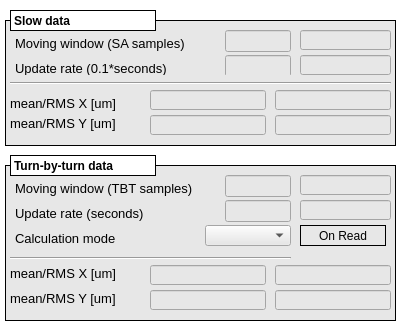
<?xml version="1.0" encoding="UTF-8"?>
<ui version="4.0">
 <class>MainWindow</class>
 <widget class="QMainWindow" name="MainWindow">
  <property name="geometry">
   <rect>
    <x>0</x>
    <y>0</y>
    <width>402</width>
    <height>329</height>
   </rect>
  </property>
  <property name="windowTitle">
   <string>Statistics</string>
  </property>
  <property name="styleSheet">
   <string notr="true">background-color: rgb(255, 255, 255);</string>
  </property>
  <property name="Title" stdset="0">
   <string>Statistics &gt;&gt; $(BPM)</string>
  </property>
  <widget class="QWidget" name="centralwidget">
   <widget class="caFrame" name="caframe_2">
    <property name="geometry">
     <rect>
      <x>5</x>
      <y>20</y>
      <width>391</width>
      <height>126</height>
     </rect>
    </property>
    <property name="styleSheet">
     <string notr="true">background-color: rgb(231, 231, 231);</string>
    </property>
    <property name="frameShape">
     <enum>QFrame::Box</enum>
    </property>
    <property name="frameShadow">
     <enum>QFrame::Plain</enum>
    </property>
    <property name="lineWidth">
     <number>1</number>
    </property>
    <property name="midLineWidth">
     <number>1</number>
    </property>
    <property name="background">
     <color>
      <red>0</red>
      <green>0</green>
      <blue>0</blue>
     </color>
    </property>
    <property name="backgroundMode">
     <enum>caFrame::Filled</enum>
    </property>
    <widget class="QLabel" name="label_24">
     <property name="geometry">
      <rect>
       <x>10</x>
       <y>15</y>
       <width>206</width>
       <height>16</height>
      </rect>
     </property>
     <property name="font">
      <font>
       <pointsize>10</pointsize>
      </font>
     </property>
     <property name="text">
      <string>Moving window (SA samples)</string>
     </property>
     <property name="alignment">
      <set>Qt::AlignLeading|Qt::AlignLeft|Qt::AlignVCenter</set>
     </property>
    </widget>
    <widget class="caTextEntry" name="catextentry">
     <property name="geometry">
      <rect>
       <x>220</x>
       <y>10</y>
       <width>66</width>
       <height>22</height>
      </rect>
     </property>
     <property name="alignment">
      <set>Qt::AlignRight|Qt::AlignTrailing|Qt::AlignVCenter</set>
     </property>
     <property name="channel" stdset="0">
      <string notr="true">$(BPM):stat:sa:window_sp</string>
     </property>
     <property name="foreground">
      <color>
       <red>170</red>
       <green>0</green>
       <blue>0</blue>
      </color>
     </property>
     <property name="background">
      <color>
       <red>255</red>
       <green>255</green>
       <blue>127</blue>
      </color>
     </property>
     <property name="colorMode">
      <enum>caLineEdit::Static</enum>
     </property>
    </widget>
    <widget class="QLabel" name="label_25">
     <property name="geometry">
      <rect>
       <x>10</x>
       <y>40</y>
       <width>206</width>
       <height>16</height>
      </rect>
     </property>
     <property name="font">
      <font>
       <pointsize>10</pointsize>
      </font>
     </property>
     <property name="text">
      <string>Update rate (0.1*seconds)</string>
     </property>
     <property name="alignment">
      <set>Qt::AlignLeading|Qt::AlignLeft|Qt::AlignVCenter</set>
     </property>
    </widget>
    <widget class="caTextEntry" name="catextentry_2">
     <property name="geometry">
      <rect>
       <x>220</x>
       <y>35</y>
       <width>66</width>
       <height>22</height>
      </rect>
     </property>
     <property name="alignment">
      <set>Qt::AlignRight|Qt::AlignTrailing|Qt::AlignVCenter</set>
     </property>
     <property name="channel" stdset="0">
      <string notr="true">$(BPM):stat:sa:step_sp</string>
     </property>
     <property name="foreground">
      <color>
       <red>170</red>
       <green>0</green>
       <blue>0</blue>
      </color>
     </property>
     <property name="background">
      <color>
       <red>255</red>
       <green>255</green>
       <blue>127</blue>
      </color>
     </property>
     <property name="colorMode">
      <enum>caLineEdit::Static</enum>
     </property>
    </widget>
    <widget class="Line" name="line">
     <property name="geometry">
      <rect>
       <x>5</x>
       <y>55</y>
       <width>381</width>
       <height>16</height>
      </rect>
     </property>
     <property name="orientation">
      <enum>Qt::Horizontal</enum>
     </property>
    </widget>
    <widget class="QLabel" name="label_21">
     <property name="geometry">
      <rect>
       <x>5</x>
       <y>75</y>
       <width>136</width>
       <height>16</height>
      </rect>
     </property>
     <property name="font">
      <font>
       <pointsize>10</pointsize>
      </font>
     </property>
     <property name="text">
      <string>mean/RMS X [um]</string>
     </property>
     <property name="alignment">
      <set>Qt::AlignLeading|Qt::AlignLeft|Qt::AlignVCenter</set>
     </property>
    </widget>
    <widget class="QLabel" name="label_26">
     <property name="geometry">
      <rect>
       <x>5</x>
       <y>95</y>
       <width>136</width>
       <height>16</height>
      </rect>
     </property>
     <property name="font">
      <font>
       <pointsize>10</pointsize>
      </font>
     </property>
     <property name="text">
      <string>mean/RMS Y [um]</string>
     </property>
     <property name="alignment">
      <set>Qt::AlignLeading|Qt::AlignLeft|Qt::AlignVCenter</set>
     </property>
    </widget>
    <widget class="caLineEdit" name="calineedit_15">
     <property name="geometry">
      <rect>
       <x>295</x>
       <y>10</y>
       <width>91</width>
       <height>20</height>
      </rect>
     </property>
     <property name="font">
      <font>
       <family>Sans Serif</family>
       <pointsize>10</pointsize>
      </font>
     </property>
     <property name="alignment">
      <set>Qt::AlignCenter</set>
     </property>
     <property name="readOnly">
      <bool>true</bool>
     </property>
     <property name="channel" stdset="0">
      <string notr="true">$(BPM):stat:sa:window_mon</string>
     </property>
     <property name="foreground">
      <color>
       <red>0</red>
       <green>0</green>
       <blue>0</blue>
      </color>
     </property>
     <property name="background">
      <color>
       <red>255</red>
       <green>255</green>
       <blue>255</blue>
      </color>
     </property>
     <property name="colorMode">
      <enum>caLineEdit::Static</enum>
     </property>
     <property name="frameLineWidth" stdset="0">
      <number>1</number>
     </property>
     <property name="fontScaleMode">
      <enum>caLineEdit::WidthAndHeight</enum>
     </property>
     <property name="unitsEnabled">
      <bool>true</bool>
     </property>
    </widget>
    <widget class="caLineEdit" name="calineedit_16">
     <property name="geometry">
      <rect>
       <x>295</x>
       <y>35</y>
       <width>91</width>
       <height>20</height>
      </rect>
     </property>
     <property name="font">
      <font>
       <family>Sans Serif</family>
       <pointsize>10</pointsize>
      </font>
     </property>
     <property name="alignment">
      <set>Qt::AlignCenter</set>
     </property>
     <property name="readOnly">
      <bool>true</bool>
     </property>
     <property name="channel" stdset="0">
      <string notr="true">$(BPM):stat:sa:step_mon</string>
     </property>
     <property name="foreground">
      <color>
       <red>0</red>
       <green>0</green>
       <blue>0</blue>
      </color>
     </property>
     <property name="background">
      <color>
       <red>255</red>
       <green>255</green>
       <blue>255</blue>
      </color>
     </property>
     <property name="colorMode">
      <enum>caLineEdit::Static</enum>
     </property>
     <property name="frameLineWidth" stdset="0">
      <number>1</number>
     </property>
     <property name="fontScaleMode">
      <enum>caLineEdit::WidthAndHeight</enum>
     </property>
     <property name="unitsEnabled">
      <bool>true</bool>
     </property>
    </widget>
    <widget class="caLineEdit" name="calineedit_22">
     <property name="geometry">
      <rect>
       <x>145</x>
       <y>95</y>
       <width>116</width>
       <height>20</height>
      </rect>
     </property>
     <property name="font">
      <font>
       <family>Sans Serif</family>
       <pointsize>10</pointsize>
      </font>
     </property>
     <property name="alignment">
      <set>Qt::AlignCenter</set>
     </property>
     <property name="readOnly">
      <bool>true</bool>
     </property>
     <property name="channel" stdset="0">
      <string notr="true">$(BPM):stat:sa:y_mean</string>
     </property>
     <property name="foreground">
      <color>
       <red>0</red>
       <green>0</green>
       <blue>0</blue>
      </color>
     </property>
     <property name="background">
      <color>
       <red>255</red>
       <green>255</green>
       <blue>255</blue>
      </color>
     </property>
     <property name="colorMode">
      <enum>caLineEdit::Static</enum>
     </property>
     <property name="frameLineWidth" stdset="0">
      <number>1</number>
     </property>
     <property name="fontScaleMode">
      <enum>caLineEdit::WidthAndHeight</enum>
     </property>
     <property name="unitsEnabled">
      <bool>true</bool>
     </property>
    </widget>
    <widget class="caLineEdit" name="calineedit_23">
     <property name="geometry">
      <rect>
       <x>270</x>
       <y>70</y>
       <width>116</width>
       <height>20</height>
      </rect>
     </property>
     <property name="font">
      <font>
       <family>Sans Serif</family>
       <pointsize>10</pointsize>
      </font>
     </property>
     <property name="alignment">
      <set>Qt::AlignCenter</set>
     </property>
     <property name="readOnly">
      <bool>true</bool>
     </property>
     <property name="channel" stdset="0">
      <string notr="true">$(BPM):stat:sa:x_std</string>
     </property>
     <property name="foreground">
      <color>
       <red>0</red>
       <green>0</green>
       <blue>0</blue>
      </color>
     </property>
     <property name="background">
      <color>
       <red>255</red>
       <green>255</green>
       <blue>255</blue>
      </color>
     </property>
     <property name="colorMode">
      <enum>caLineEdit::Static</enum>
     </property>
     <property name="frameLineWidth" stdset="0">
      <number>1</number>
     </property>
     <property name="fontScaleMode">
      <enum>caLineEdit::WidthAndHeight</enum>
     </property>
     <property name="unitsEnabled">
      <bool>true</bool>
     </property>
    </widget>
    <widget class="caLineEdit" name="calineedit_21">
     <property name="geometry">
      <rect>
       <x>145</x>
       <y>70</y>
       <width>116</width>
       <height>20</height>
      </rect>
     </property>
     <property name="font">
      <font>
       <family>Sans Serif</family>
       <pointsize>10</pointsize>
      </font>
     </property>
     <property name="alignment">
      <set>Qt::AlignCenter</set>
     </property>
     <property name="readOnly">
      <bool>true</bool>
     </property>
     <property name="channel" stdset="0">
      <string notr="true">$(BPM):stat:sa:x_mean</string>
     </property>
     <property name="foreground">
      <color>
       <red>0</red>
       <green>0</green>
       <blue>0</blue>
      </color>
     </property>
     <property name="background">
      <color>
       <red>255</red>
       <green>255</green>
       <blue>255</blue>
      </color>
     </property>
     <property name="colorMode">
      <enum>caLineEdit::Static</enum>
     </property>
     <property name="frameLineWidth" stdset="0">
      <number>1</number>
     </property>
     <property name="fontScaleMode">
      <enum>caLineEdit::WidthAndHeight</enum>
     </property>
     <property name="unitsEnabled">
      <bool>true</bool>
     </property>
    </widget>
    <widget class="caLineEdit" name="calineedit_24">
     <property name="geometry">
      <rect>
       <x>270</x>
       <y>95</y>
       <width>116</width>
       <height>20</height>
      </rect>
     </property>
     <property name="font">
      <font>
       <family>Sans Serif</family>
       <pointsize>10</pointsize>
      </font>
     </property>
     <property name="alignment">
      <set>Qt::AlignCenter</set>
     </property>
     <property name="readOnly">
      <bool>true</bool>
     </property>
     <property name="channel" stdset="0">
      <string notr="true">$(BPM):stat:sa:y_std</string>
     </property>
     <property name="foreground">
      <color>
       <red>0</red>
       <green>0</green>
       <blue>0</blue>
      </color>
     </property>
     <property name="background">
      <color>
       <red>255</red>
       <green>255</green>
       <blue>255</blue>
      </color>
     </property>
     <property name="colorMode">
      <enum>caLineEdit::Static</enum>
     </property>
     <property name="frameLineWidth" stdset="0">
      <number>1</number>
     </property>
     <property name="fontScaleMode">
      <enum>caLineEdit::WidthAndHeight</enum>
     </property>
     <property name="unitsEnabled">
      <bool>true</bool>
     </property>
    </widget>
   </widget>
   <widget class="caFrame" name="caframe_3">
    <property name="geometry">
     <rect>
      <x>5</x>
      <y>165</y>
      <width>391</width>
      <height>156</height>
     </rect>
    </property>
    <property name="styleSheet">
     <string notr="true">background-color: rgb(231, 231, 231);</string>
    </property>
    <property name="frameShape">
     <enum>QFrame::Box</enum>
    </property>
    <property name="frameShadow">
     <enum>QFrame::Plain</enum>
    </property>
    <property name="lineWidth">
     <number>1</number>
    </property>
    <property name="midLineWidth">
     <number>1</number>
    </property>
    <property name="background">
     <color>
      <red>0</red>
      <green>0</green>
      <blue>0</blue>
     </color>
    </property>
    <property name="backgroundMode">
     <enum>caFrame::Filled</enum>
    </property>
    <widget class="QLabel" name="label_27">
     <property name="geometry">
      <rect>
       <x>10</x>
       <y>15</y>
       <width>206</width>
       <height>16</height>
      </rect>
     </property>
     <property name="font">
      <font>
       <pointsize>10</pointsize>
      </font>
     </property>
     <property name="text">
      <string>Moving window (TBT samples)</string>
     </property>
     <property name="alignment">
      <set>Qt::AlignLeading|Qt::AlignLeft|Qt::AlignVCenter</set>
     </property>
    </widget>
    <widget class="caTextEntry" name="catextentry_3">
     <property name="geometry">
      <rect>
       <x>220</x>
       <y>10</y>
       <width>66</width>
       <height>22</height>
      </rect>
     </property>
     <property name="alignment">
      <set>Qt::AlignRight|Qt::AlignTrailing|Qt::AlignVCenter</set>
     </property>
     <property name="channel" stdset="0">
      <string notr="true">$(BPM):stat:tbt:window_sp</string>
     </property>
     <property name="foreground">
      <color>
       <red>170</red>
       <green>0</green>
       <blue>0</blue>
      </color>
     </property>
     <property name="background">
      <color>
       <red>255</red>
       <green>255</green>
       <blue>127</blue>
      </color>
     </property>
     <property name="colorMode">
      <enum>caLineEdit::Static</enum>
     </property>
    </widget>
    <widget class="QLabel" name="label_28">
     <property name="geometry">
      <rect>
       <x>10</x>
       <y>40</y>
       <width>206</width>
       <height>16</height>
      </rect>
     </property>
     <property name="font">
      <font>
       <pointsize>10</pointsize>
      </font>
     </property>
     <property name="text">
      <string>Update rate (seconds)</string>
     </property>
     <property name="alignment">
      <set>Qt::AlignLeading|Qt::AlignLeft|Qt::AlignVCenter</set>
     </property>
    </widget>
    <widget class="caTextEntry" name="catextentry_4">
     <property name="geometry">
      <rect>
       <x>220</x>
       <y>35</y>
       <width>66</width>
       <height>22</height>
      </rect>
     </property>
     <property name="alignment">
      <set>Qt::AlignRight|Qt::AlignTrailing|Qt::AlignVCenter</set>
     </property>
     <property name="channel" stdset="0">
      <string notr="true">$(BPM):stat:tbt:period_sp</string>
     </property>
     <property name="foreground">
      <color>
       <red>170</red>
       <green>0</green>
       <blue>0</blue>
      </color>
     </property>
     <property name="background">
      <color>
       <red>255</red>
       <green>255</green>
       <blue>127</blue>
      </color>
     </property>
     <property name="colorMode">
      <enum>caLineEdit::Static</enum>
     </property>
    </widget>
    <widget class="Line" name="line_2">
     <property name="geometry">
      <rect>
       <x>5</x>
       <y>85</y>
       <width>281</width>
       <height>16</height>
      </rect>
     </property>
     <property name="orientation">
      <enum>Qt::Horizontal</enum>
     </property>
    </widget>
    <widget class="QLabel" name="label_23">
     <property name="geometry">
      <rect>
       <x>5</x>
       <y>100</y>
       <width>131</width>
       <height>16</height>
      </rect>
     </property>
     <property name="font">
      <font>
       <pointsize>10</pointsize>
      </font>
     </property>
     <property name="text">
      <string>mean/RMS X [um]</string>
     </property>
     <property name="alignment">
      <set>Qt::AlignLeading|Qt::AlignLeft|Qt::AlignVCenter</set>
     </property>
    </widget>
    <widget class="QLabel" name="label_29">
     <property name="geometry">
      <rect>
       <x>5</x>
       <y>125</y>
       <width>131</width>
       <height>16</height>
      </rect>
     </property>
     <property name="font">
      <font>
       <pointsize>10</pointsize>
      </font>
     </property>
     <property name="text">
      <string>mean/RMS Y [um]</string>
     </property>
     <property name="alignment">
      <set>Qt::AlignLeading|Qt::AlignLeft|Qt::AlignVCenter</set>
     </property>
    </widget>
    <widget class="QLabel" name="label_31">
     <property name="geometry">
      <rect>
       <x>10</x>
       <y>65</y>
       <width>181</width>
       <height>16</height>
      </rect>
     </property>
     <property name="font">
      <font>
       <pointsize>10</pointsize>
      </font>
     </property>
     <property name="text">
      <string>Calculation mode</string>
     </property>
     <property name="alignment">
      <set>Qt::AlignLeading|Qt::AlignLeft|Qt::AlignVCenter</set>
     </property>
    </widget>
    <widget class="caMenu" name="camenu">
     <property name="geometry">
      <rect>
       <x>200</x>
       <y>60</y>
       <width>86</width>
       <height>21</height>
      </rect>
     </property>
     <property name="channel" stdset="0">
      <string notr="true">$(BPM):stat:tbt:mode_sp</string>
     </property>
    </widget>
    <widget class="caLineEdit" name="calineedit_17">
     <property name="geometry">
      <rect>
       <x>295</x>
       <y>10</y>
       <width>91</width>
       <height>20</height>
      </rect>
     </property>
     <property name="font">
      <font>
       <family>Sans Serif</family>
       <pointsize>10</pointsize>
      </font>
     </property>
     <property name="alignment">
      <set>Qt::AlignCenter</set>
     </property>
     <property name="readOnly">
      <bool>true</bool>
     </property>
     <property name="channel" stdset="0">
      <string notr="true">$(BPM):stat:sa:window_mon</string>
     </property>
     <property name="foreground">
      <color>
       <red>0</red>
       <green>0</green>
       <blue>0</blue>
      </color>
     </property>
     <property name="background">
      <color>
       <red>255</red>
       <green>255</green>
       <blue>255</blue>
      </color>
     </property>
     <property name="colorMode">
      <enum>caLineEdit::Static</enum>
     </property>
     <property name="frameLineWidth" stdset="0">
      <number>1</number>
     </property>
     <property name="fontScaleMode">
      <enum>caLineEdit::WidthAndHeight</enum>
     </property>
     <property name="unitsEnabled">
      <bool>true</bool>
     </property>
    </widget>
    <widget class="caLineEdit" name="calineedit_18">
     <property name="geometry">
      <rect>
       <x>295</x>
       <y>35</y>
       <width>91</width>
       <height>20</height>
      </rect>
     </property>
     <property name="font">
      <font>
       <family>Sans Serif</family>
       <pointsize>10</pointsize>
      </font>
     </property>
     <property name="alignment">
      <set>Qt::AlignCenter</set>
     </property>
     <property name="readOnly">
      <bool>true</bool>
     </property>
     <property name="channel" stdset="0">
      <string notr="true">$(BPM):stat:tbt:period_mon</string>
     </property>
     <property name="foreground">
      <color>
       <red>0</red>
       <green>0</green>
       <blue>0</blue>
      </color>
     </property>
     <property name="background">
      <color>
       <red>255</red>
       <green>255</green>
       <blue>255</blue>
      </color>
     </property>
     <property name="colorMode">
      <enum>caLineEdit::Static</enum>
     </property>
     <property name="frameLineWidth" stdset="0">
      <number>1</number>
     </property>
     <property name="fontScaleMode">
      <enum>caLineEdit::WidthAndHeight</enum>
     </property>
     <property name="unitsEnabled">
      <bool>true</bool>
     </property>
    </widget>
    <widget class="caLineEdit" name="calineedit_28">
     <property name="geometry">
      <rect>
       <x>145</x>
       <y>125</y>
       <width>116</width>
       <height>20</height>
      </rect>
     </property>
     <property name="font">
      <font>
       <family>Sans Serif</family>
       <pointsize>10</pointsize>
      </font>
     </property>
     <property name="alignment">
      <set>Qt::AlignCenter</set>
     </property>
     <property name="readOnly">
      <bool>true</bool>
     </property>
     <property name="channel" stdset="0">
      <string notr="true">$(BPM):stat:tbt:y_mean</string>
     </property>
     <property name="foreground">
      <color>
       <red>0</red>
       <green>0</green>
       <blue>0</blue>
      </color>
     </property>
     <property name="background">
      <color>
       <red>255</red>
       <green>255</green>
       <blue>255</blue>
      </color>
     </property>
     <property name="colorMode">
      <enum>caLineEdit::Static</enum>
     </property>
     <property name="frameLineWidth" stdset="0">
      <number>1</number>
     </property>
     <property name="fontScaleMode">
      <enum>caLineEdit::WidthAndHeight</enum>
     </property>
     <property name="unitsEnabled">
      <bool>true</bool>
     </property>
    </widget>
    <widget class="caLineEdit" name="calineedit_26">
     <property name="geometry">
      <rect>
       <x>145</x>
       <y>100</y>
       <width>116</width>
       <height>20</height>
      </rect>
     </property>
     <property name="font">
      <font>
       <family>Sans Serif</family>
       <pointsize>10</pointsize>
      </font>
     </property>
     <property name="alignment">
      <set>Qt::AlignCenter</set>
     </property>
     <property name="readOnly">
      <bool>true</bool>
     </property>
     <property name="channel" stdset="0">
      <string notr="true">$(BPM):stat:tbt:x_mean</string>
     </property>
     <property name="foreground">
      <color>
       <red>0</red>
       <green>0</green>
       <blue>0</blue>
      </color>
     </property>
     <property name="background">
      <color>
       <red>255</red>
       <green>255</green>
       <blue>255</blue>
      </color>
     </property>
     <property name="colorMode">
      <enum>caLineEdit::Static</enum>
     </property>
     <property name="frameLineWidth" stdset="0">
      <number>1</number>
     </property>
     <property name="fontScaleMode">
      <enum>caLineEdit::WidthAndHeight</enum>
     </property>
     <property name="unitsEnabled">
      <bool>true</bool>
     </property>
    </widget>
    <widget class="caLineEdit" name="calineedit_27">
     <property name="geometry">
      <rect>
       <x>270</x>
       <y>125</y>
       <width>116</width>
       <height>20</height>
      </rect>
     </property>
     <property name="font">
      <font>
       <family>Sans Serif</family>
       <pointsize>10</pointsize>
      </font>
     </property>
     <property name="alignment">
      <set>Qt::AlignCenter</set>
     </property>
     <property name="readOnly">
      <bool>true</bool>
     </property>
     <property name="channel" stdset="0">
      <string notr="true">$(BPM):stat:tbt:y_std</string>
     </property>
     <property name="foreground">
      <color>
       <red>0</red>
       <green>0</green>
       <blue>0</blue>
      </color>
     </property>
     <property name="background">
      <color>
       <red>255</red>
       <green>255</green>
       <blue>255</blue>
      </color>
     </property>
     <property name="colorMode">
      <enum>caLineEdit::Static</enum>
     </property>
     <property name="frameLineWidth" stdset="0">
      <number>1</number>
     </property>
     <property name="fontScaleMode">
      <enum>caLineEdit::WidthAndHeight</enum>
     </property>
     <property name="unitsEnabled">
      <bool>true</bool>
     </property>
    </widget>
    <widget class="caLineEdit" name="calineedit_25">
     <property name="geometry">
      <rect>
       <x>270</x>
       <y>100</y>
       <width>116</width>
       <height>20</height>
      </rect>
     </property>
     <property name="font">
      <font>
       <family>Sans Serif</family>
       <pointsize>10</pointsize>
      </font>
     </property>
     <property name="alignment">
      <set>Qt::AlignCenter</set>
     </property>
     <property name="readOnly">
      <bool>true</bool>
     </property>
     <property name="channel" stdset="0">
      <string notr="true">$(BPM):stat:tbt:x_std</string>
     </property>
     <property name="foreground">
      <color>
       <red>0</red>
       <green>0</green>
       <blue>0</blue>
      </color>
     </property>
     <property name="background">
      <color>
       <red>255</red>
       <green>255</green>
       <blue>255</blue>
      </color>
     </property>
     <property name="colorMode">
      <enum>caLineEdit::Static</enum>
     </property>
     <property name="frameLineWidth" stdset="0">
      <number>1</number>
     </property>
     <property name="fontScaleMode">
      <enum>caLineEdit::WidthAndHeight</enum>
     </property>
     <property name="unitsEnabled">
      <bool>true</bool>
     </property>
    </widget>
    <widget class="caLabel" name="calabel_6">
     <property name="geometry">
      <rect>
       <x>295</x>
       <y>60</y>
       <width>86</width>
       <height>21</height>
      </rect>
     </property>
     <property name="frameShape">
      <enum>QFrame::Box</enum>
     </property>
     <property name="text">
      <string>Periodically</string>
     </property>
     <property name="alignment">
      <set>Qt::AlignCenter</set>
     </property>
     <property name="background">
      <color>
       <red>255</red>
       <green>255</green>
       <blue>255</blue>
      </color>
     </property>
     <property name="visibility">
      <enum>caLabel::Calc</enum>
     </property>
     <property name="visibilityCalc">
      <string notr="true">A=1</string>
     </property>
     <property name="channel" stdset="0">
      <string notr="true">$(BPM):stat:tbt:mode_mon</string>
     </property>
    </widget>
    <widget class="caLabel" name="calabel_5">
     <property name="geometry">
      <rect>
       <x>295</x>
       <y>60</y>
       <width>86</width>
       <height>21</height>
      </rect>
     </property>
     <property name="frameShape">
      <enum>QFrame::Box</enum>
     </property>
     <property name="text">
      <string>On Trigger</string>
     </property>
     <property name="alignment">
      <set>Qt::AlignCenter</set>
     </property>
     <property name="background">
      <color>
       <red>255</red>
       <green>255</green>
       <blue>255</blue>
      </color>
     </property>
     <property name="visibility">
      <enum>caLabel::Calc</enum>
     </property>
     <property name="visibilityCalc">
      <string notr="true">A=0</string>
     </property>
     <property name="channel" stdset="0">
      <string notr="true">$(BPM):stat:tbt:mode_mon</string>
     </property>
    </widget>
    <widget class="caLabel" name="calabel_7">
     <property name="geometry">
      <rect>
       <x>295</x>
       <y>60</y>
       <width>86</width>
       <height>21</height>
      </rect>
     </property>
     <property name="frameShape">
      <enum>QFrame::Box</enum>
     </property>
     <property name="text">
      <string>On Read</string>
     </property>
     <property name="alignment">
      <set>Qt::AlignCenter</set>
     </property>
     <property name="background">
      <color>
       <red>255</red>
       <green>255</green>
       <blue>255</blue>
      </color>
     </property>
     <property name="visibility">
      <enum>caLabel::Calc</enum>
     </property>
     <property name="visibilityCalc">
      <string notr="true">A=2</string>
     </property>
     <property name="channel" stdset="0">
      <string notr="true">$(BPM):stat:tbt:mode_mon</string>
     </property>
    </widget>
   </widget>
   <widget class="QLabel" name="label_30">
    <property name="geometry">
     <rect>
      <x>10</x>
      <y>155</y>
      <width>146</width>
      <height>21</height>
     </rect>
    </property>
    <property name="font">
     <font>
      <weight>75</weight>
      <bold>true</bold>
     </font>
    </property>
    <property name="styleSheet">
     <string notr="true">background-color: rgb(255, 255, 255);</string>
    </property>
    <property name="frameShape">
     <enum>QFrame::Box</enum>
    </property>
    <property name="text">
     <string>Turn-by-turn data</string>
    </property>
   </widget>
   <widget class="QLabel" name="label_32">
    <property name="geometry">
     <rect>
      <x>10</x>
      <y>10</y>
      <width>146</width>
      <height>21</height>
     </rect>
    </property>
    <property name="font">
     <font>
      <weight>75</weight>
      <bold>true</bold>
     </font>
    </property>
    <property name="styleSheet">
     <string notr="true">background-color: rgb(255, 255, 255);</string>
    </property>
    <property name="frameShape">
     <enum>QFrame::Box</enum>
    </property>
    <property name="text">
     <string>Slow data</string>
    </property>
   </widget>
  </widget>
 </widget>
 <customwidgets>
  <customwidget>
   <class>caMenu</class>
   <extends>QComboBox</extends>
   <header>caMenu</header>
  </customwidget>
  <customwidget>
   <class>caTextEntry</class>
   <extends>caLineEdit</extends>
   <header>caTextEntry</header>
  </customwidget>
  <customwidget>
   <class>caFrame</class>
   <extends>QFrame</extends>
   <header>caFrame</header>
   <container>1</container>
  </customwidget>
  <customwidget>
   <class>caLabel</class>
   <extends>QLabel</extends>
   <header>caLabel</header>
  </customwidget>
  <customwidget>
   <class>caLineEdit</class>
   <extends>QLineEdit</extends>
   <header>caLineEdit</header>
  </customwidget>
 </customwidgets>
 <resources/>
 <connections/>
 <designerdata>
  <property name="gridDeltaX">
   <number>5</number>
  </property>
  <property name="gridDeltaY">
   <number>5</number>
  </property>
  <property name="gridSnapX">
   <bool>true</bool>
  </property>
  <property name="gridSnapY">
   <bool>true</bool>
  </property>
  <property name="gridVisible">
   <bool>true</bool>
  </property>
 </designerdata>
</ui>
